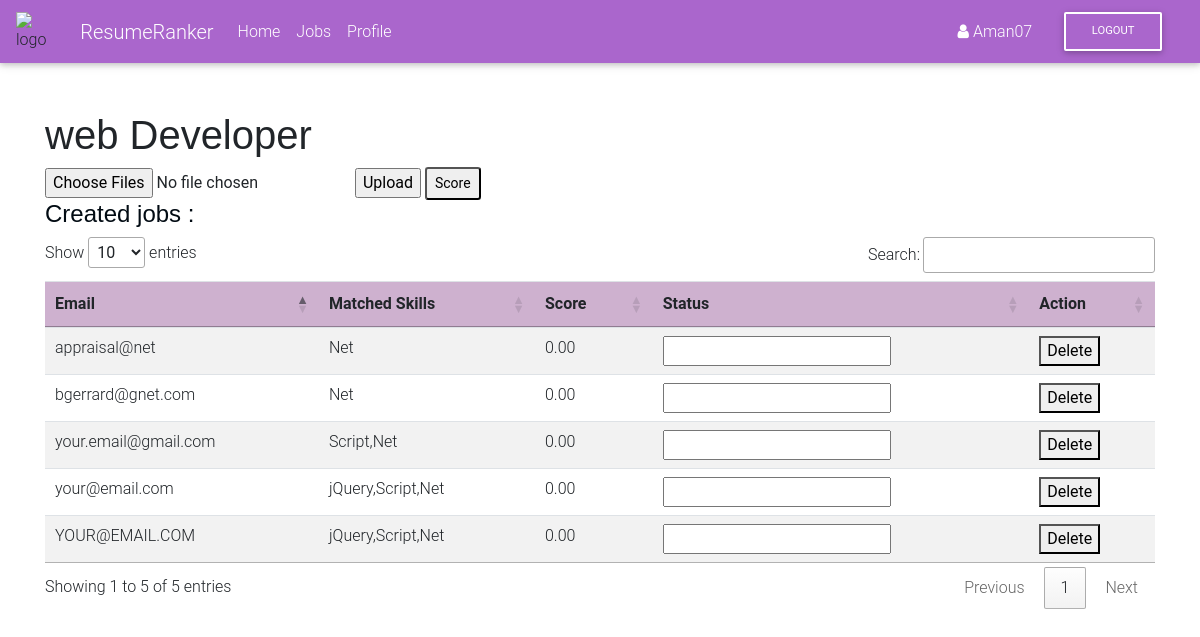
Page /job/46 (signed in) on the committed database.
### jobs/models.py (models this page shows)
class Job(models.Model):
    user = models.ForeignKey(User, on_delete=models.CASCADE)
    title = models.CharField(max_length=1000, blank=True)
    job_description = models.CharField(max_length=2000)
    skills = models.CharField(default=False,max_length=2000)
    status = models.CharField(default="NotScored",max_length=10)

class Resume(models.Model):
    job = models.ForeignKey(Job, on_delete=models.CASCADE)
    email = models.EmailField()
    skills = models.CharField(max_length=1000)
    score = models.DecimalField(default=0 , decimal_places=2 , max_digits=4)
    resume_data = models.CharField(max_length=5000)
    status = models.CharField(default="Not Shared",max_length=10)

### jobs/views.py (the view, shortened to what this page needs)
# urls.py: path('job/<int:pk>', jobDetail, name='jobDetail'),
@login_required
def jobDetail(request, pk):
    if request.method == "GET":
        current_job = Job.objects.get(user=request.user,id=pk)
        job = list(Job.objects.filter(user=request.user, id=pk).values())[0]
        resumes = list(Resume.objects.filter(job=current_job).values())
        return render(request, 'app/job.html',{"job": job,"resumes":resumes})

### templates/app/job.html (shortened to what this page needs)
{% extends "base.html" %}
{% block content %}
<h1> {{ job.title }} </h1>
<form method="post" enctype="multipart/form-data" action="/job/{{ job.id }}">
	<input type="file" id="files" name="files" multiple/>
	<input type="submit" value="Upload" />
	<button type="button" id="btn" class=" btn-sm">Score</button>
	</form>
	{% if resumes|length == 0 %}
	<h1> No Data Found </h1>
	{% else %}
	<h4><span style="color: rgb(2, 11, 19);"> Created jobs :</span></h4>
	<table class="table table-striped" id="job">
  <thead>
    <tr style="background-color:rgb(206, 177, 207);">
      <th scope="col">Email</th>
      <th scope="col">Matched Skills</th>
	  <th scope="col">Score</th>
	  <th scope="col">Status</th>
	  <th scope="col">Action</th>
    </tr>
  </thead>
  <tbody>
  {% for resume in resumes %}
    <tr>
		<td>{{ resume.email}}</td>
      <td>{{ resume.skills }}</td>
	  <td>{{ resume.score }}</td>
	  <td>
		<input list="status" name="status">
	  </td>
	  <td>
		<form action="{% url 'jobs:resumeDelete' job.id resume.id %}" method="POST">
		<button type="submit">Delete</button>
		</form>
	   </td>
    </tr>
  {% endfor %}
  </tbody>
</table>
{% endif %}
{% endblock content %}

### templates/navbar.html (shortened to what this page needs)
<div class="c">
<nav class="navbar navbar-expand-lg navbar-dark secondary-color mb-5">
    <img src="../static/img/logo/logo1.PNG" class="img-rounded" alt="logo"
    height="3.5%"
    width="3.5%"
    style="display:block ;  margin-left: auto; margin-right:2% ;"
    >
    <a class="navbar-brand" href="{% url 'users:home' %}">ResumeRanker</a>
    <div class="collapse navbar-collapse" id="basicExampleNav">
        <ul class="navbar-nav mr-auto">
            {% if request.user.is_authenticated %}
            <li class="nav-item ">
                <a class="nav-link" href="{% url 'users:home' %}">Home
                </a>
            </li>
            {% endif %}
            {% if request.user.is_authenticated %}
            <li class="nav-item">
                <a class="nav-link" href="{% url 'jobs:jobs' %}">Jobs</a>
            </li>
            {% endif %}
            {% if request.user.is_authenticated %}
            <li class="nav-item">
                <a class="nav-link" href="{% url 'profiles:profile-edit' user.profile.id %}">Profile</a>
            </li>
            {% endif %}
        </ul>
        <div class="my-1 mr-3">
            {% if user.is_authenticated %}
                <div class="white-text">
                   <i class="fa fa-user" aria-hidden="true"></i>
                   {{ request.user }}
                   </div>
        </div>
        <div class="my-1 mr-3">
                <a class="btn btn-outline-white btn-md my-2 my-sm-0 ml-3" href="{% url 'logout' %}">Logout</a>
                </div>
            {% endif %}
        </div>
    </div>

### static/css/style.css (style rules this page uses)
a { color: #47b2e4; }
h1, h2, h3, h4, h5, h6 { font-family: "Jost", sans-serif; }

### rows in the picture
Job: title "web Developer"
Resume: email "bgerrard@gnet.com", skills "Net", score "0.00"
Resume: email "your@email.com", skills "jQuery,Script,Net", score "0.00"
Resume: email "YOUR@EMAIL.COM", skills "jQuery,Script,Net", score "0.00"
Resume: email "your.email@gmail.com", skills "Script,Net", score "0.00"
Resume: email "appraisal@net", skills "Net", score "0.00"

### other values in the picture
{{ request.user }} "Aman07"
